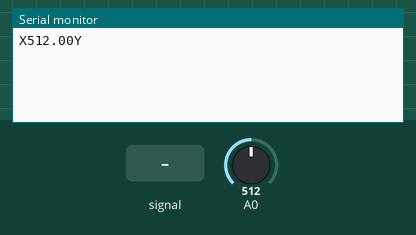
The sketch below on a simulated Arduino Uno, built with avr-gcc and run on an emulated ATmega328P. Shown: the last lines printed to the serial monitor. Inputs (shaded band) come from the test bench; at power-on: A0 = 512.

Above: at 1.2 s.
1.3 s: A0 fed a 200 Hz sine of ±81 counts around its level
At 2.6 s:
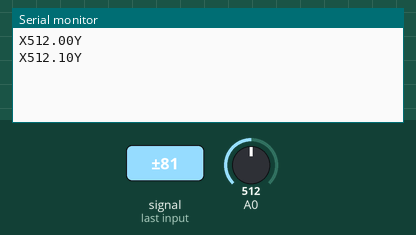
2.8 s: A0 set to 716
At 4.1 s:
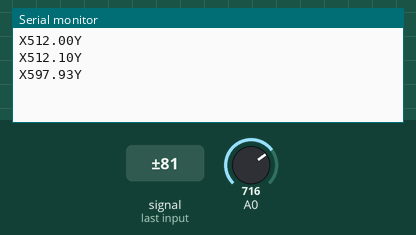
4.3 s: A0 fed a 1000 Hz sine of ±255 counts around its level
At 5.7 s:
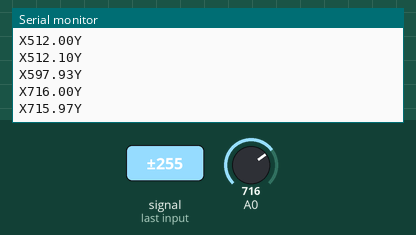
5.8 s: A0 set to 900
At 7.4 s:
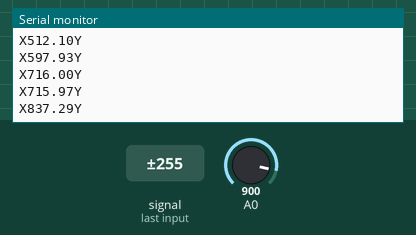
Timing chart, 0 to 8.3 s (numbered marks = the images above; inputs shaded):
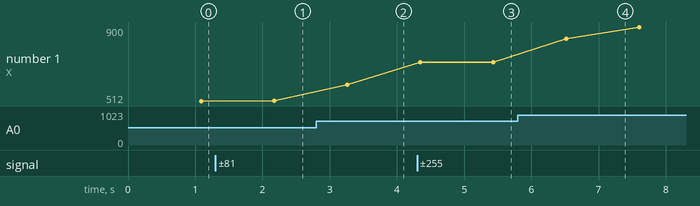

The sketch:

thermistor.ino
```cpp
void setup() {
  Serial.begin(115200);
}

unsigned long sum=0;
int measurements = 10000;

void loop() {
  sum = 0L;
  for (int i=0; i<measurements; i++) {
    sum += analogRead(A0);
  }
  Serial.println("X" + String(float(sum)/float(measurements)) + "Y");
}
```

Measured:
- after the input at 1.3 s, the serial monitor: prints a new line after 0.87 s (image 1)
- after the input at 2.8 s, the serial monitor: prints a new line after 0.46 s (image 2)
- after the input at 4.3 s, the serial monitor: prints a new line after 1.1 s (image 3)
- after the input at 5.8 s, the serial monitor: prints a new line after 0.72 s (image 4)
- plotted number 1: 512 → 512.1 after the input at 1.3 s, 512.1 → 597.93 after the input at 2.8 s, 597.93 → 715.97 after the input at 4.3 s, 715.97 → 900 after the input at 5.8 s
